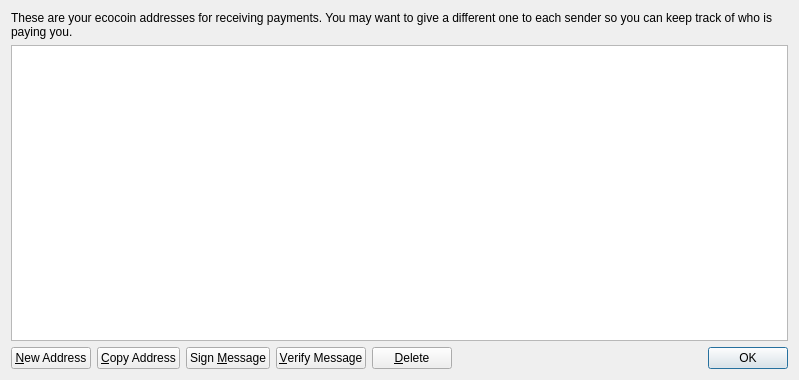
<?xml version="1.0" encoding="UTF-8"?>
<ui version="4.0">
 <class>AddressBookPage</class>
 <widget class="QWidget" name="AddressBookPage">
  <property name="geometry">
   <rect>
    <x>0</x>
    <y>0</y>
    <width>799</width>
    <height>380</height>
   </rect>
  </property>
  <property name="windowTitle">
   <string>Address Book</string>
  </property>
  <layout class="QVBoxLayout" name="verticalLayout">
   <item>
    <widget class="QLabel" name="labelExplanation">
     <property name="text">
      <string>These are your ecocoin addresses for receiving payments. You may want to give a different one to each sender so you can keep track of who is paying you.</string>
     </property>
     <property name="textFormat">
      <enum>Qt::PlainText</enum>
     </property>
     <property name="wordWrap">
      <bool>true</bool>
     </property>
    </widget>
   </item>
   <item>
    <widget class="QTableView" name="tableView">
     <property name="contextMenuPolicy">
      <enum>Qt::CustomContextMenu</enum>
     </property>
     <property name="toolTip">
      <string>Double-click to edit address or label</string>
     </property>
     <property name="tabKeyNavigation">
      <bool>false</bool>
     </property>
     <property name="alternatingRowColors">
      <bool>true</bool>
     </property>
     <property name="selectionMode">
      <enum>QAbstractItemView::SingleSelection</enum>
     </property>
     <property name="selectionBehavior">
      <enum>QAbstractItemView::SelectRows</enum>
     </property>
     <property name="sortingEnabled">
      <bool>true</bool>
     </property>
     <attribute name="verticalHeaderVisible">
      <bool>false</bool>
     </attribute>
    </widget>
   </item>
   <item>
    <layout class="QHBoxLayout" name="horizontalLayout">
     <item>
      <widget class="QPushButton" name="newAddressButton">
       <property name="toolTip">
        <string>Create a new address</string>
       </property>
       <property name="text">
        <string>&amp;New Address</string>
       </property>
       <property name="icon">
        <iconset resource="../bitcoin.qrc">
         <normaloff>:/icons/add</normaloff>:/icons/add</iconset>
       </property>
      </widget>
     </item>
     <item>
      <widget class="QPushButton" name="copyToClipboard">
       <property name="toolTip">
        <string>Copy the currently selected address to the system clipboard</string>
       </property>
       <property name="text">
        <string>&amp;Copy Address</string>
       </property>
       <property name="icon">
        <iconset resource="../bitcoin.qrc">
         <normaloff>:/icons/editcopy</normaloff>:/icons/editcopy</iconset>
       </property>
      </widget>
     </item>
     <item>
      <widget class="QPushButton" name="signMessage">
       <property name="toolTip">
        <string>Sign a message to prove you own a ecocoin address</string>
       </property>
       <property name="text">
        <string>Sign &amp;Message</string>
       </property>
       <property name="icon">
        <iconset resource="../bitcoin.qrc">
         <normaloff>:/icons/edit</normaloff>:/icons/edit</iconset>
       </property>
      </widget>
     </item>
     <item>
      <widget class="QPushButton" name="verifyMessage">
       <property name="toolTip">
        <string>Verify a message to ensure it was signed with a specified ecocoin address</string>
       </property>
       <property name="text">
        <string>&amp;Verify Message</string>
       </property>
       <property name="icon">
        <iconset resource="../bitcoin.qrc">
         <normaloff>:/icons/transaction_0</normaloff>:/icons/transaction_0</iconset>
       </property>
      </widget>
     </item>
     <item>
      <widget class="QPushButton" name="deleteButton">
       <property name="toolTip">
        <string>Delete the currently selected address from the list</string>
       </property>
       <property name="text">
        <string>&amp;Delete</string>
       </property>
       <property name="icon">
        <iconset resource="../bitcoin.qrc">
         <normaloff>:/icons/remove</normaloff>:/icons/remove</iconset>
       </property>
      </widget>
     </item>
     <item>
      <spacer name="horizontalSpacer">
       <property name="orientation">
        <enum>Qt::Horizontal</enum>
       </property>
       <property name="sizeHint" stdset="0">
        <size>
         <width>40</width>
         <height>20</height>
        </size>
       </property>
      </spacer>
     </item>
     <item>
      <widget class="QDialogButtonBox" name="buttonBox">
       <property name="sizePolicy">
        <sizepolicy hsizetype="Maximum" vsizetype="Fixed">
         <horstretch>0</horstretch>
         <verstretch>0</verstretch>
        </sizepolicy>
       </property>
       <property name="standardButtons">
        <set>QDialogButtonBox::Ok</set>
       </property>
      </widget>
     </item>
    </layout>
   </item>
  </layout>
 </widget>
 <resources>
  <include location="../bitcoin.qrc"/>
 </resources>
 <connections/>
</ui>
